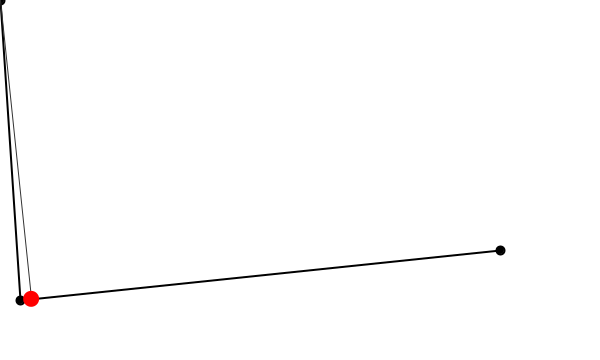
Frame 1 (no input)
Frame 60 (the mouse pressed at the canvas centre just before this capture): identical to frame 1, image omitted
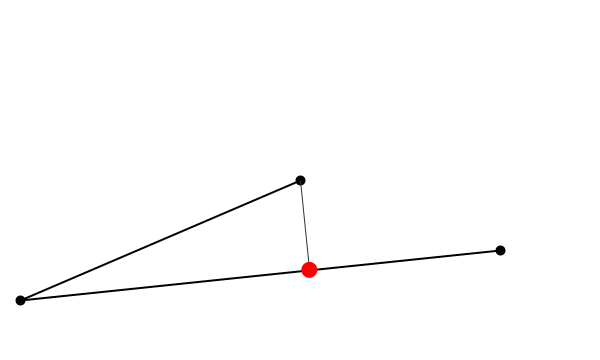
Frame 120 (the mouse held since frame 60 and released just before this capture)

The Processing sketch that drew these frames (run headless with seeded random() and noise(); from frame 60 on, the mouse is pressed at the canvas centre):

// Processing sketch: SimpleScalarProjection
// ── SimpleScalarProjection.pde

void setup() {
  size(600, 360);
}

void draw() {
  background(255);
  
  PVector a = new PVector(20,300);
  PVector b = new PVector(500,250);
  PVector mouse = new PVector(mouseX,mouseY);
  
  stroke(0);
  strokeWeight(2);
  line(a.x,a.y,b.x,b.y);
  line(a.x,a.y,mouse.x,mouse.y);
  fill(0);
  ellipse(a.x,a.y,8,8);
  ellipse(b.x,b.y,8,8);
  ellipse(mouse.x,mouse.y,8,8);
  
  PVector norm = scalarProjection(mouse,a,b);
  strokeWeight(1);
  stroke(50);
  line(mouse.x,mouse.y,norm.x,norm.y);

  noStroke();
  fill(255,0,0);
  ellipse(norm.x,norm.y,16,16);
}


PVector scalarProjection(PVector p, PVector a, PVector b) {
  PVector ap = PVector.sub(p, a);
  PVector ab = PVector.sub(b, a);
  ab.normalize(); // Normalize the line
  ab.mult(ap.dot(ab));
  PVector normalPoint = PVector.add(a, ab);
  return normalPoint;
}
